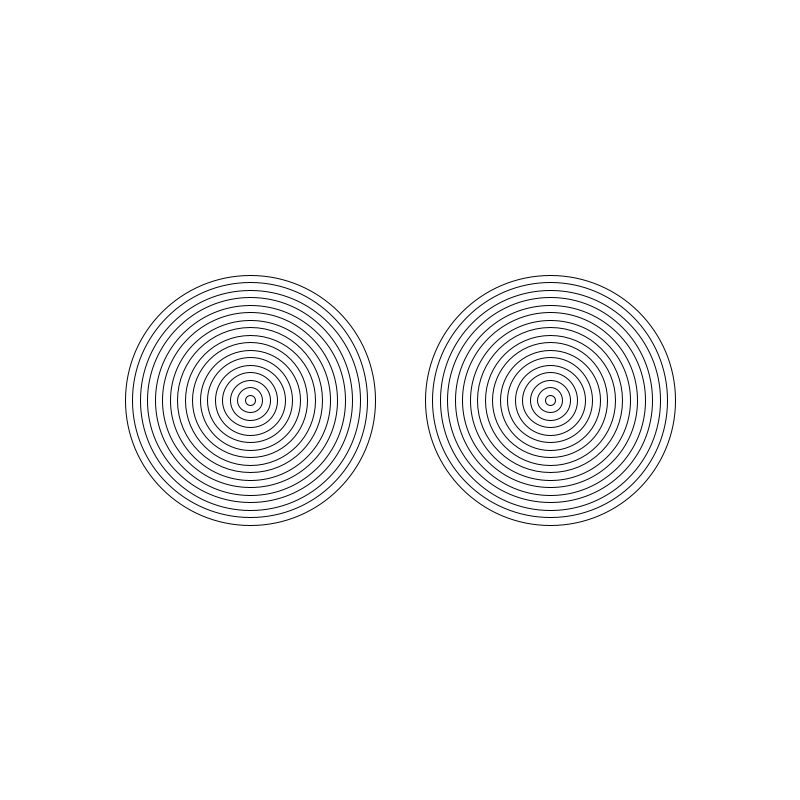
Frame 1 (no input)
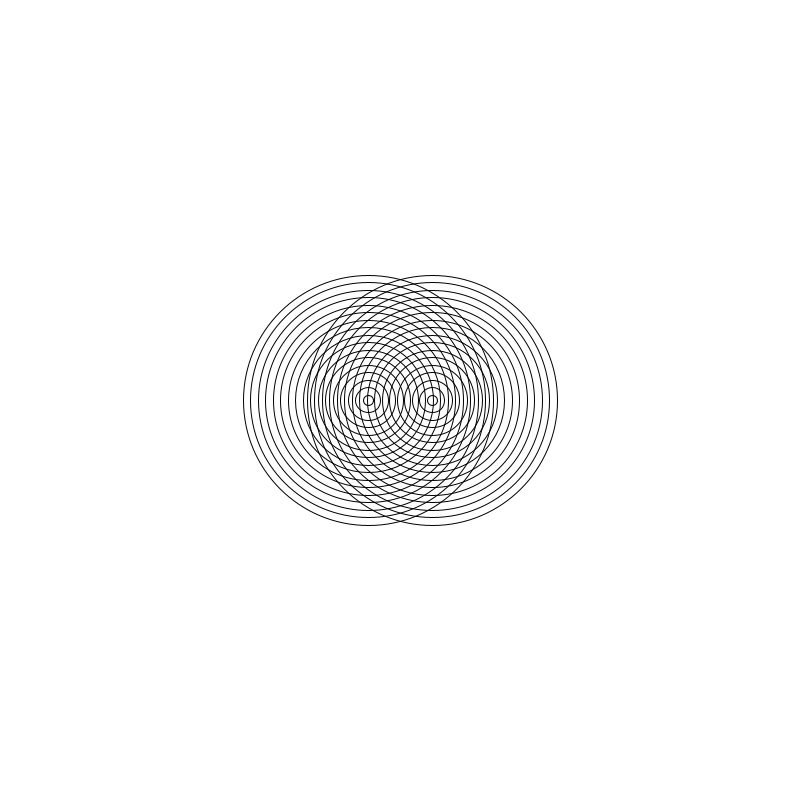
Frame 60 (the mouse pressed at the canvas centre just before this capture)
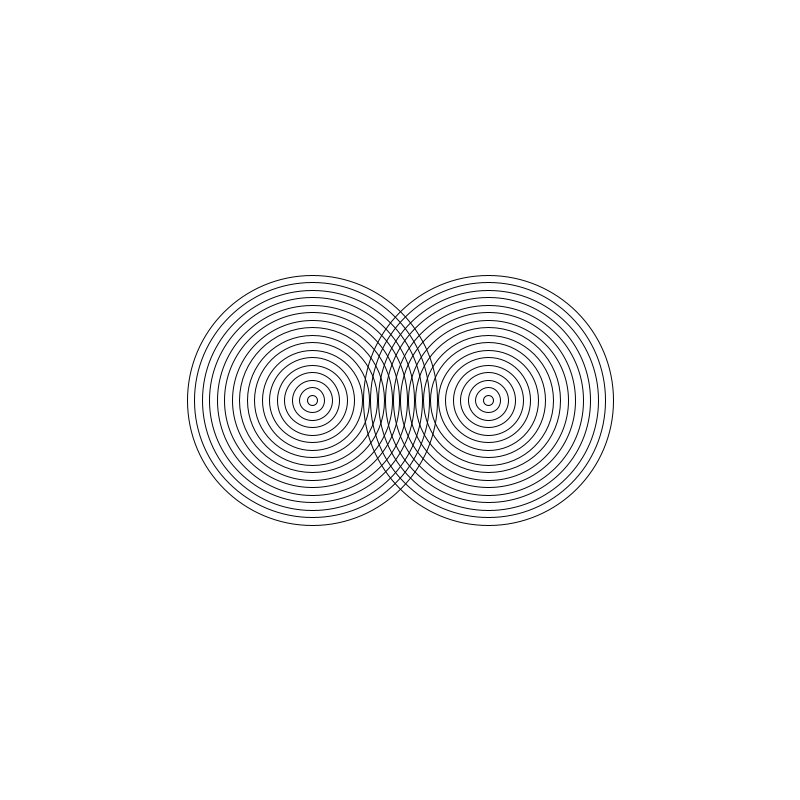
Frame 120 (the mouse held since frame 60 and released just before this capture)

The Processing sketch that drew these frames (run headless with seeded random() and noise(); from frame 60 on, the mouse is pressed at the canvas centre):

// Processing sketch: AmazingRings
// ── AmazingRings.pde
void setup() {
size(800, 800);
}
int xTwo = 550;
int x = 250; 
int speed = 2;
int speedTwo = -2;
void draw() {
background(#FFFFFF);
int w = 250;
int h = 250;
int wTwo = 250;
int hTwo = 250;
 for(int i = 0; i < 17; i++) {
   noFill();
   ellipse(x, 400, w, h);
   h -= 15;
   w -= 15;

 }

   x = x + speed;

  
if(x > 749) {
    speed = -speed;
}
if(x < 49) {
    speed = -speed;
}
 for(int i = 0; i < 17; i++) {
   noFill();
   ellipse(xTwo, 400, wTwo, hTwo);
   hTwo -= 15;
   wTwo -= 15;
 
 } 

   xTwo = xTwo + speedTwo;

if(xTwo < 49) {
    speedTwo = -speedTwo;
}
if(xTwo > 749) {
    speedTwo = -speedTwo;
}
}
  
